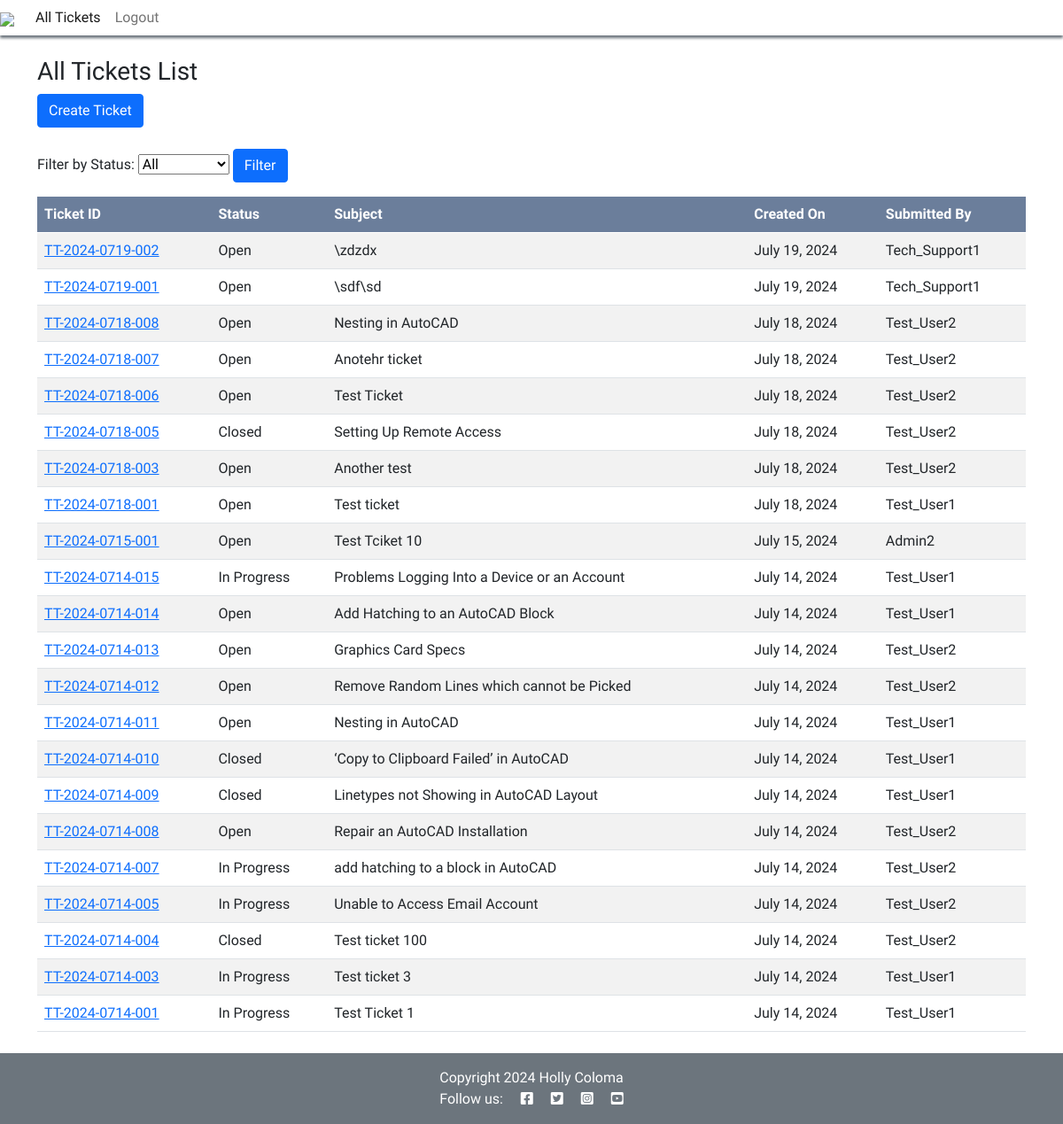
The app's page / (signed in), older data.
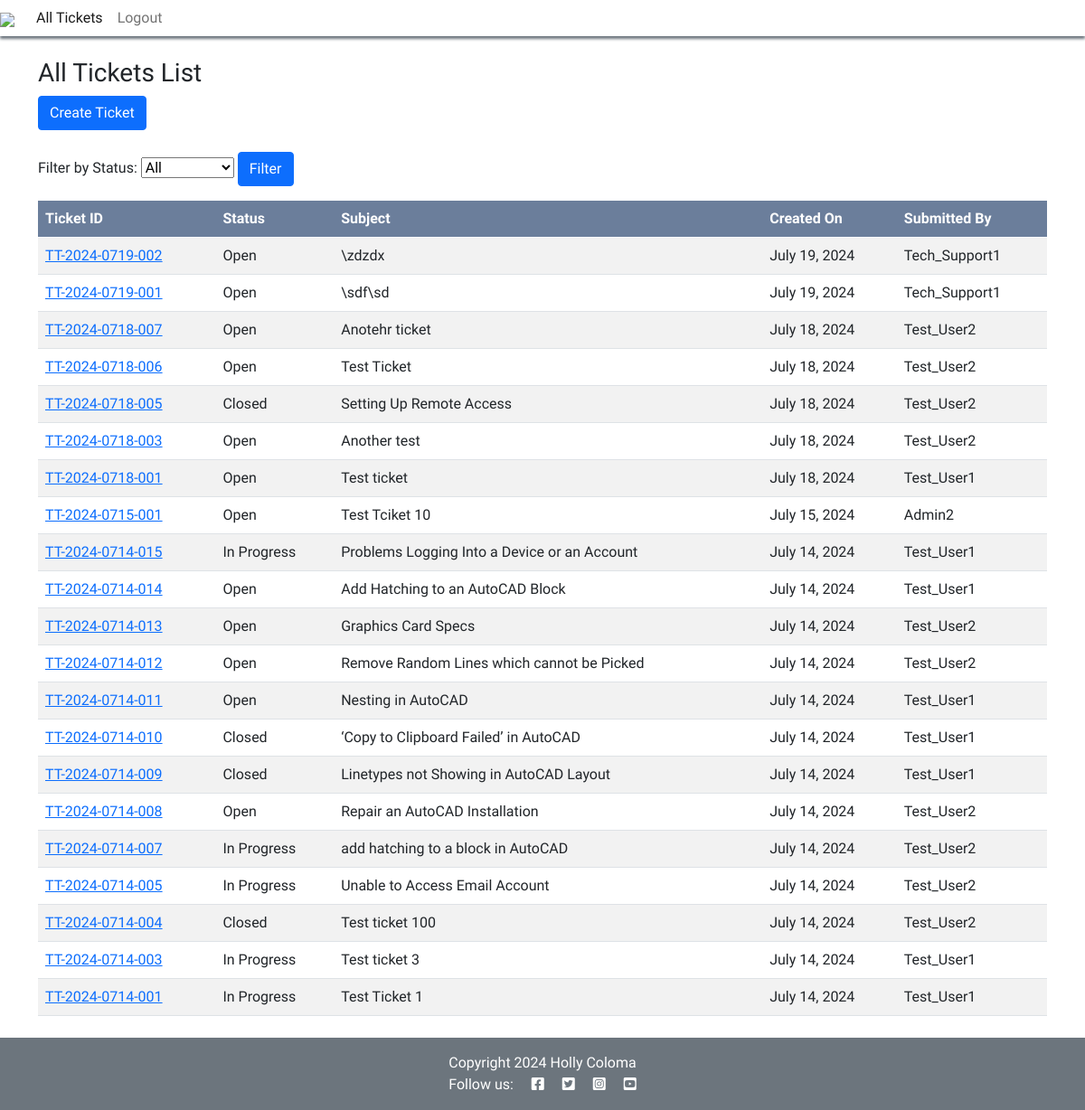
The same page, newer data.
### support/models.py (models this page shows, shortened)
class Ticket(models.Model):
    STATUS_OPTIONS = (
        ('Open', 'Open'),
        ('In Progress', 'In Progress'),
        ('Closed', 'Closed'),
    )
    ticket_id = models.CharField(max_length=20, unique=True)
    user = models.ForeignKey(User, on_delete=models.CASCADE)
    subject = models.CharField(max_length=255)
    description = models.TextField()
    status = models.CharField(max_length=20, choices=STATUS_OPTIONS, default='Open')
    created_on = models.DateTimeField(auto_now_add=True)
    updated_on = models.DateTimeField(auto_now=True)

### support/views.py (the view)
# urls.py: path('', home_page, name='home'),
def home_page(request):
    form = StatusFilterForm(request.GET)
    tickets = Ticket.objects.all().order_by('-created_on')
    paginate_by = 10  # Show 10 tickets per page
    if request.user.is_authenticated:
        if request.user.is_staff:
            tickets = tickets.order_by('-created_on')
        else:
            tickets = tickets.filter(user=request.user).order_by('-created_on')
        if form.is_valid():
            status = form.cleaned_data.get('status')
            if status:
                tickets = tickets.filter(status=status)
        return render(request, 'support/ticket_list.html', {
            'object_list': tickets,
            'filter_form': form
        })
    return render(request, 'support/index.html')

### support/forms.py
class StatusFilterForm(forms.Form):
    STATUS_OPTIONS = (
        ('', 'All'),
        ('Open', 'Open'),
        ('In Progress', 'In Progress'),
        ('Closed', 'Closed'),
    )
    status = forms.ChoiceField(choices=STATUS_OPTIONS, required=False, label='Filter by Status')

### support/templates/support/ticket_list.html (shortened to what this page needs)
{% extends "base.html" %}
{% block content %}
<div class="container mt-4">
    {% if user.is_staff %}<h3>All Tickets List</h3>{% else %}<h3>My Tickets List</h3>{% endif %}
    <div class="mb-4">
        <a href="{% url 'ticket_create' %}" class="btn btn-primary">Create Ticket</a>
    </div>
    <form method="get" action="" class="mt-3 mb-3">
        <div class="form-group">
            {{ filter_form.status.label_tag }}
            {{ filter_form.status }}
            <button type="submit" class="btn btn-primary">Filter</button>
        </div>
    </form>
    <div class="container-fluid">
        <div class="table-responsive table-scroll" data-mdb-perfect-scrollbar="true" style="position: relative; height: auto">
            <table class="table table-striped mb-0">
                <thead>
                    <tr>
                        <th scope="col">Ticket ID</th>
                        <th scope="col">Status</th>
                        <th scope="col" class="hide-mobile">Subject</th>
                        <th scope="col" class="hide-mobile">Created On</th>
                        <th scope="col" class="hide-mobile">Submitted By</th>
                    </tr>
                </thead>
                <tbody>
                    {% for ticket in object_list %}
                    <tr>
                        <td><a href="{% url 'ticket_detail' ticket.pk %}">{{ ticket.ticket_id }} </a></td>
                        <td>{{ ticket.status }}</td>
                        <td class="hide-mobile">{{ ticket.subject }}</td>
                        <td class="hide-mobile">{{ ticket.created_on|date:"F j, Y" }}</td>
                        <td class="hide-mobile">{{ ticket.user }}</td>
                    </tr>
                    {% empty %}
                    <tr>
                        <td colspan="5">No tickets found.</td>
                    </tr>
                    {% endfor %}
                </tbody>
            </table>
        </div>
    </div>
</div>
{% endblock %}

### templates/base.html (shortened to what this page needs)
{% load static %}
{% url 'home' as home_url %}
{% url 'account_login' as login_url %}
{% url 'account_signup' as signup_url %}
{% url 'account_logout' as logout_url %}
<!DOCTYPE html>
<html class="h-100" lang="en">
<head>
    <link rel="stylesheet" href="https://cdnjs.cloudflare.com/ajax/libs/font-awesome/5.15.3/css/all.min.css">
    <link href="https://cdn.jsdelivr.net/npm/bootstrap@5.0.1/dist/css/bootstrap.min.css" rel="stylesheet"
>
    <link rel="stylesheet" href="{% static 'css/style.css' %}">
</head>
<body class="d-flex flex-column h-100 main-bg">
    <nav class="navbar navbar-expand-lg navbar-light bg-white">
        <div class="container-fluid p-1">
            <a class="navbar-brand" href="{% if user.is_authenticated %}{% url 'ticket_list' %}{% else %}{% url 'home' %}{% endif %}"><img src="https://res.cloudinary.com/doxcaxx9q/image/upload/v1721345745/techtackles_logo2_mmwt25.png"></a>
            <div class="collapse navbar-collapse" id="navbarText">
                <ul class="navbar-nav me-auto mb-2 mb-lg-0">
                    <li class="nav-item">
                        <a class="nav-link {% if request.path == home_url %}active{% endif %}" aria-current="page"
                            href="{% url 'ticket_list' %}">
                            {% if user.is_authenticated %}
                                {% if user.is_staff %}
                                    All Tickets
                                {% else %}
                                    My Tickets
                                {% endif %}
                            {% endif %}
                        </a>
                    </li>
                    {% if user.is_authenticated %}
                        <li class="nav-item">
                            <a class="nav-link {% if request.path == logout_url %}active{% endif %}" aria-current="page" href="{% url 'account_logout' %}">Logout</a>
                        </li>
                    {% endif %}
                </ul>
            </div>
        </div>
    </nav>
    <main class="flex-grow-1">
        {% block content %}{% endblock content %}
    </main>
    <footer class="footer mt-auto py-3 dark-primary">
        <p class="m-0 text-center text-white">
            {% block copyright %}
            Copyright 2024 Holly Coloma
            {% endblock copyright %}
        </p>
        <p class="m-0 text-center text-white">Follow us: <i class="fab fa-facebook-square ms-3"></i>
            <i class="fab fa-twitter-square ms-3"></i>
            <i class="fab fa-instagram-square ms-3"></i>
            <i class="fab fa-youtube-square ms-3"></i>
        </p>
    </footer>
</body>
</html>

### static/css/style.css (style rules this page uses)
* { padding: 0; margin: 0; font-family: "Titillium Web", sans-serif; }
.navbar-collapse { margin: 0; padding: 0; background-color: white; }
.container-fluid.p-1 { padding: 0 !important; }
.navbar { z-index: 1000; box-shadow: 0 3px 3px #6c757d; padding: 0; position: relative; height: auto; margin-bottom: 0; }
.navbar, .navbar-collapse { margin-bottom: 0 !important; padding-bottom: 0 !important; }
.container-fluid { padding: 0 !important; }
.main-bg { padding-top: 0 !important; }
body { background: #ffffff no-repeat; min-height: 100vh; margin: 0; padding: 0; }
thead { background-color: #6b7e9b; color: white; font-weight: bold; }
.dark-primary { background-color: #6c757d; color: white; }
.footer { flex-shrink: 0; height: 80px; position: relative; }

Row changes from the older to the newer data that the page shows:
removed Ticket: ticket_id "TT-2024-0718-008", status "Open", subject "Nesting in AutoCAD", created_on "July 18, 2024", user "Test_User2"
